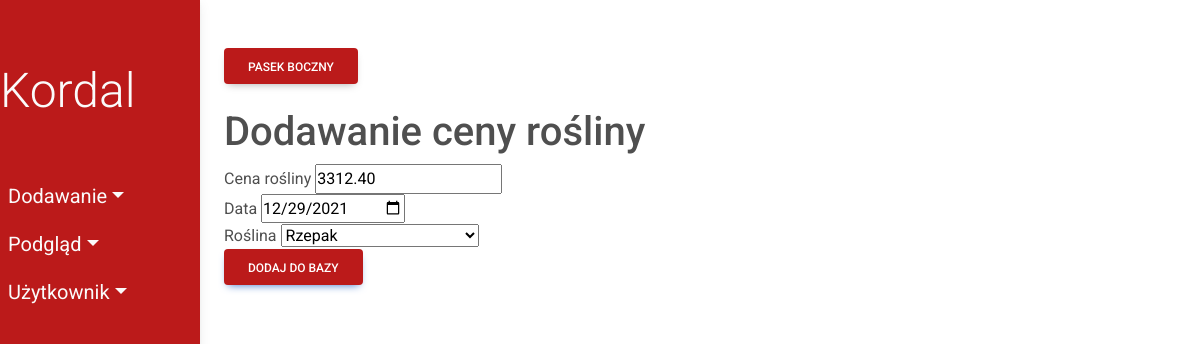
Page /plant_prices/update/554 on the committed database.
### fields/models.py (models this page shows)
class PlantPrice(models.Model):
    price = models.DecimalField(max_digits=10, decimal_places=2, null=True)
    date = models.DateField()
    plant = models.ForeignKey(Plant, on_delete=models.CASCADE)
    is_predicted = models.BooleanField()
    class Meta:
        db_table = 'PlantPrice'

### fields/views/viewsPlantPrice.py (the view, shortened to what this page needs)
def update_plant_price(request, plant_price_id):
    plant_price_id = int(plant_price_id)
    try:
        plant_price_obj = PlantPrice.objects.get(id=plant_price_id)
    except PlantPrice.DoesNotExist:
        return redirect('show-plant_prices')
    plant_price_form = CreatePlantPrice(
        request.POST or None, instance=plant_price_obj)
    return render(request, 'fields/add/addPlantPrice.html', {'upload_form': plant_price_form})

### fields/forms.py
class CreatePlantPrice(forms.ModelForm):
    date = forms.DateField(widget=DatePickerInput)
    class Meta:
        model = PlantPrice
        fields = ('price', 'date', 'plant')
    def __init__(self, *args, **kwargs):
        super(CreatePlantPrice, self).__init__(*args, **kwargs)
        self.fields['price'].label='Cena rośliny'
        self.fields['date'].label='Data'
        self.fields['plant'].label='Roślina'

### fields/models.py (called while the page is built)
    def __str__(self):
        return self.plant_name

### fields/templates/fields/add/addPlantPrice.html (shortened to what this page needs)
{% extends 'fields/index.html' %}
{% block content %}
      <h1>Dodawanie ceny rośliny</h1>
      <form method = 'POST'>
        {% for field in upload_form %}
        <tr>
          <th>{{field.label}}</th>
          <td>{{ field }}</td>
          <br />
        </tr>
        {% endfor %}
      <button type="submit" class="btn btn-primary menu-btn">Dodaj do bazy</button>
      </form>
    </section>
    {% endblock %}

### fields/static/css/style.css (style rules this page uses)
* { margin: 0; padding: 0; box-sizing: border-box; }
:root { --nav-bg: #bb1a1a; --dropdown-bg: #cc2b2b }
body { min-height: 100vh; background-color: #fff; }
.menu-btn { background-color: var(--nav-bg); color:#fff }

### rows in the picture
PlantPrice: upload_form "3312.40" "12/29/2021" "Rzepak"

### other values in the picture
{{ field.label }} "Cena rośliny" "Data" "Roślina"
